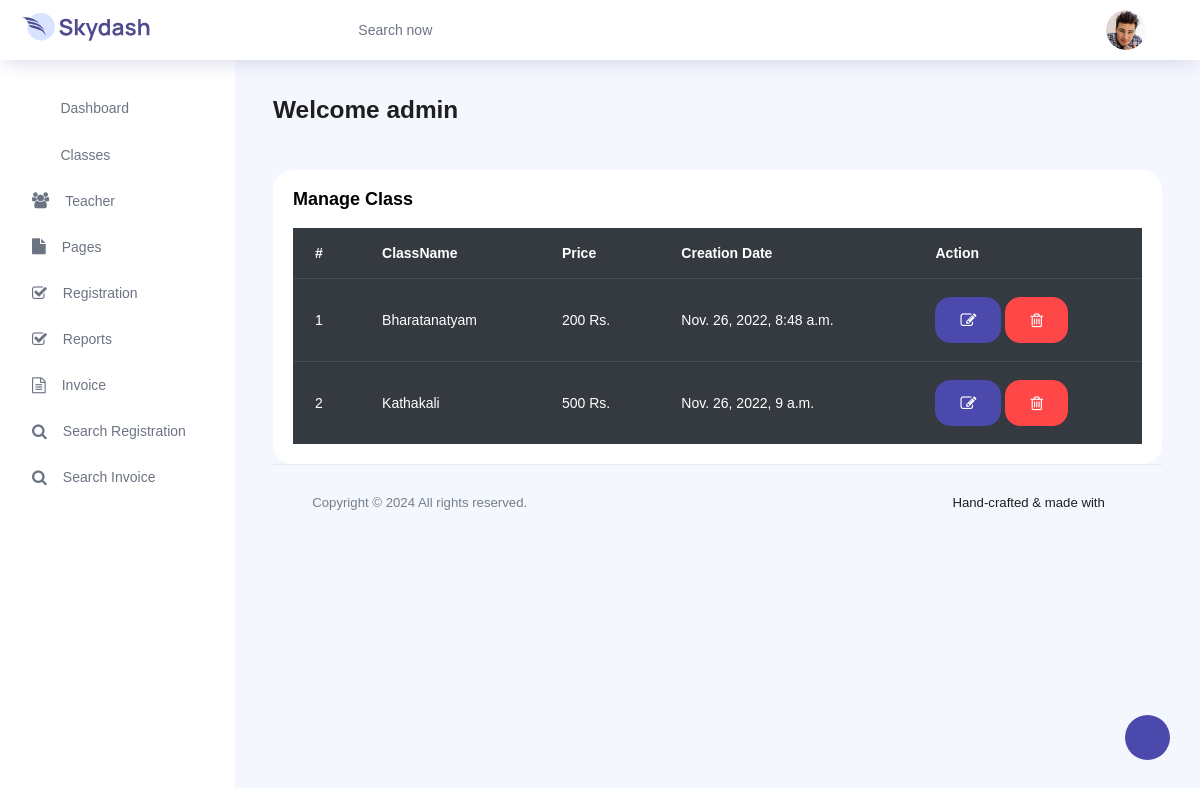
The page /view_class/ (signed in) on the database its author committed.
### danceapp/models.py (models this page shows, shortened)
class Class(models.Model):
    classname = models.CharField(max_length=200, null=True, blank=True)
    image = models.FileField(max_length=200, null=True, blank=True)
    description = models.CharField(max_length=200, null=True, blank=True)
    cost = models.CharField(max_length=200, null=True, blank=True)
    creationdate = models.DateTimeField(auto_now_add=True)

### danceapp/views.py (the view)
# urls.py: path('view_class/', view_class, name="view_class"),
@login_required(login_url='/admin_login/')
def view_class(request):
    data = Class.objects.all()
    d = {'data': data}
    return render(request, "view_class.html", d)

### danceapp/templates/view_class.html
{% extends 'admin_index.html' %}
{% load static %}
{% block body %}
<div class="card">
            <div class="card-body">
              <h5 class="card-title">Manage Class</h5>
              <table class="table table-dark">
                <thead>
                  <tr>
                    <th>#</th>
                    <th>ClassName</th>
                    <th>Price</th>
                    <th>Creation Date</th>
                    <th>Action</th>
                  </tr>
                </thead>
                <tbody>
                {% for i in data %}
                  <tr>
                    <td>{{forloop.counter}}</td>
                    <td>{{i.classname}}</td>
                    <td>{{i.cost}} Rs.</td>
                    <td>{{i.creationdate}}</td>
                      <td>
                        <a href="{% url 'edit_class' i.id %}">
                            <button type="button" class="btn btn-primary"><i class="fa fa-edit"></i></button>
                        </a>
                        <a href="{% url 'delete_class' i.id %}" onclick="return confirm('Are you sure?')">
                            <button type="button" class="btn btn-danger"><i class="fa fa-trash-o"></i> </button>
                        </a>
<br>
                    </td>
                  </tr>
                 {% endfor %}
                </tbody>
              </table>
            </div>
          </div>
{% endblock %}

### danceapp/templates/admin_index.html (shortened to what this page needs)
<!DOCTYPE html>
{% load static %}
<html lang="en">
<head>
  <link rel="stylesheet" href="{% static 'vendors/feather/feather.css' %}">
  <link rel="stylesheet" href="{% static 'vendors/ti-icons/css/themify-icons.css' %}">
  <link rel="stylesheet" href="{% static 'vendors/css/vendor.bundle.base.css' %}">
  <link rel="stylesheet" href="{% static 'vendors/datatables.net-bs4/dataTables.bootstrap4.css' %}">
  <link rel="stylesheet" href="{% static 'vendors/ti-icons/css/themify-icons.css' %}">
  <link rel="stylesheet" type="text/css" href="{% static 'js/select.dataTables.min.css' %}">
  <link rel="stylesheet" href="{% static 'css/vertical-layout-light/style.css' %}">
<link rel="stylesheet" href="https://cdnjs.cloudflare.com/ajax/libs/font-awesome/4.7.0/css/font-awesome.min.css">
</head>
<body>
  <div class="container-scroller">
    <nav class="navbar col-lg-12 col-12 p-0 fixed-top d-flex flex-row">
      <div class="text-center navbar-brand-wrapper d-flex align-items-center justify-content-center">
        <a class="navbar-brand brand-logo mr-5" href="index.html"><img src="{% static 'images/logo.svg' %}" class="mr-2" alt="logo"/></a>
      </div>
      <div class="navbar-menu-wrapper d-flex align-items-center justify-content-end">
        <button class="navbar-toggler navbar-toggler align-self-center" type="button" data-toggle="minimize">
          <span class="icon-menu"></span>
        </button>
        <ul class="navbar-nav mr-lg-2">
          <li class="nav-item nav-search d-none d-lg-block">
            <div class="input-group">
              <div class="input-group-prepend hover-cursor" id="navbar-search-icon">
                <span class="input-group-text" id="search">
                  <i class="icon-search"></i>
                </span>
              </div>
              <input type="text" class="form-control" id="navbar-search-input" placeholder="Search now" aria-label="search" aria-describedby="search">
            </div>
          </li>
        </ul>
        <ul class="navbar-nav navbar-nav-right">
          <li class="nav-item dropdown">
            <a class="nav-link count-indicator dropdown-toggle" id="notificationDropdown" href="#" data-toggle="dropdown">
              <i style="color:blue" class="icon-bell mx-0"></i>
            </a>
          </li>
          <li class="nav-item nav-profile dropdown">
            <a class="nav-link dropdown-toggle" href="#" data-toggle="dropdown" id="profileDropdown">
              <img src="{% static 'images/faces/face28.jpg' %}" alt="profile"/>
            </a>
          </li>
        </ul>
      </div>
    </nav>
    <div class="container-fluid page-body-wrapper">
      <div class="theme-setting-wrapper">
        <div id="settings-trigger"><i class="ti-settings"></i></div>
      </div>
      <nav class="sidebar sidebar-offcanvas" id="sidebar">
        <ul class="nav">
          <li class="nav-item">
            <a class="nav-link" href="/dashboard/">
              <i class="icon-grid menu-icon"></i>
              <span class="menu-title">Dashboard</span>
            </a>
          </li>
          <li class="nav-item">
            <a class="nav-link" data-toggle="collapse" href="#ui-basic" aria-expanded="false" aria-controls="ui-basic">
              <i class="icon-layout menu-icon"></i>
              <span class="menu-title">Classes</span>
              <i class="menu-arrow"></i>
            </a>
          </li>
          <li class="nav-item">
            <a class="nav-link" data-toggle="collapse" href="#form-elements" aria-expanded="false" aria-controls="form-elements">
              <i class="fa fa-group menu-icon" style="font-size:16px"></i>
              <span class="menu-title">Teacher</span>
              <i class="menu-arrow"></i>
            </a>
          </li>
          <li class="nav-item">
            <a class="nav-link" data-toggle="collapse" href="#charts" aria-expanded="false" aria-controls="charts">
              <i class="fa fa-file menu-icon" aria-hidden="true"></i>
              <span class="menu-title">Pages</span>
              <i class="menu-arrow"></i>
            </a>
          </li>
          <li class="nav-item">
            <a class="nav-link" data-toggle="collapse" href="#tables" aria-expanded="false" aria-controls="tables">
              <i class="fa fa-check-square-o menu-icon" aria-hidden="true"></i>
              <span class="menu-title">Registration</span>
              <i class="menu-arrow"></i>
            </a>
          </li>
          <li class="nav-item">
            <a class="nav-link" data-toggle="collapse" href="#icons" aria-expanded="false" aria-controls="icons">
              <i class="fa fa-check-square-o menu-icon" aria-hidden="true"></i>
              <span class="menu-title">Reports</span>
              <i class="menu-arrow"></i>
            </a>
          </li>
          <li class="nav-item">
            <a class="nav-link" href="/invoice/">
              <i class="fa fa-file-text-o menu-icon" aria-hidden="true"></i>
              <span class="menu-title">Invoice</span>
            </a>
          </li>
          <li class="nav-item">
            <a class="nav-link" href="/search_registration/">
              <i class="fa fa-search menu-icon" aria-hidden="true"></i>
              <span class="menu-title">Search Registration</span>
            </a>
          </li>
          <li class="nav-item">
            <a class="nav-link" href="/search_invoice/">
              <i class="fa fa-search menu-icon" aria-hidden="true"></i>
              <span class="menu-title">Search Invoice</span>
            </a>
          </li>
        </ul>
      </nav>
      <div class="main-panel">
        <div class="content-wrapper">
          <div class="row">
            <div class="col-md-12 grid-margin">
              <div class="row">
                <div class="col-12 col-xl-8 mb-4 mb-xl-0">
                  <h3 class="font-weight-bold">Welcome {{request.user.username}}</h3>
                </div>
                <div class="col-12 col-xl-4">
                </div>
              </div>
            </div>
          </div>
        {% block body %}
        {% endblock %}
        <footer class="footer">
          <div class="d-sm-flex justify-content-center justify-content-sm-between">
            <span class="text-muted text-center text-sm-left d-block d-sm-inline-block">Copyright © <script>document.write(new Date().getFullYear())</script> All rights reserved.</span>
            <span class="float-none float-sm-right d-block mt-1 mt-sm-0 text-center">Hand-crafted & made with <i class="ti-heart text-danger ml-1"></i></span>
          </div>
        </footer>
      </div>
    </div>
  </div>
  </div>
</body>
</html>

### rows shown on the page
Class: classname "Bharatanatyam", cost "200", creationdate "Nov. 26, 2022, 8:48 a.m."
Class: classname "Kathakali", cost "500", creationdate "Nov. 26, 2022, 9 a.m."

### other values the page prints
{{ request.user.username }} "admin"
